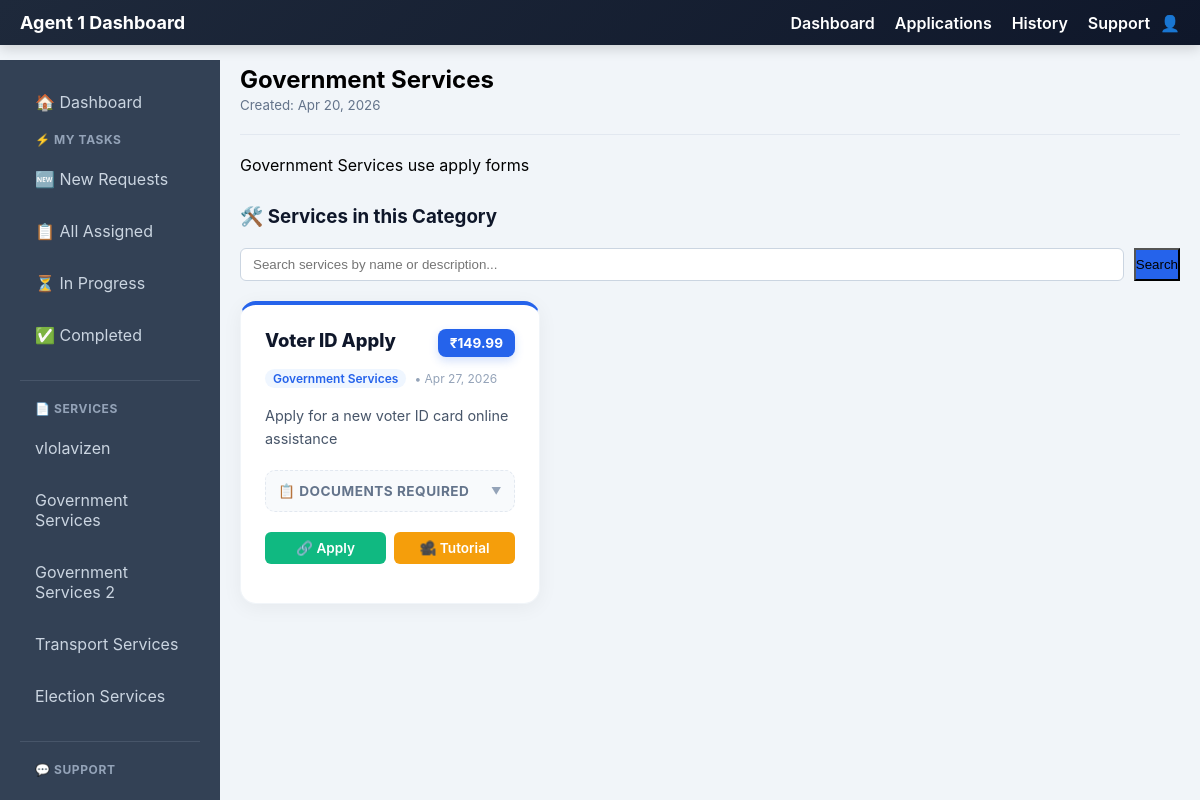
Page /adminsite/page/2/ (signed in) on the committed database.
### services/models.py (models this page shows, shortened)
class Page(models.Model):
    title = models.CharField(max_length=100)
    description = models.TextField()
    created_at = models.DateTimeField(auto_now_add=True)

class Service(models.Model):
    name = models.CharField(max_length=100)
    description = models.TextField()
    charges = models.DecimalField(max_digits=10, decimal_places=2, default=0.00, help_text="Service charges amount")
    documents_required = models.TextField(blank=True, help_text="List of required documents")
    tutorial_link = models.URLField(blank=True, help_text="YouTube or tutorial video link")
    apply_link = models.URLField(blank=True, help_text="Link to apply for this service")
    minimum_age = models.PositiveSmallIntegerField(default=0, help_text="Minimum age required to apply for this service")
    page = models.ForeignKey('Page', on_delete=models.SET_NULL, null=True, blank=True, related_name='services', help_text="Assign to a specific page")
    created_at = models.DateTimeField(auto_now_add=True)

### services/views.py (the view)
# urls.py: path('adminsite/page/<int:page_id>/', views.view_custom_page, name='view_custom_page'),
@login_required
@role_required(['ADMIN', 'USER', 'AGENT1', 'AGENT2'])
def view_custom_page(request, page_id):
    page = get_object_or_404(Page, id=page_id)
    pages = Page.objects.all()
    services = Service.objects.filter(page=page).order_by('-id')
    search_query = request.GET.get('search_services')
    if search_query:
        services = services.filter(Q(name__icontains=search_query) | Q(description__icontains=search_query))
    template_name = 'admin-site/dynamic_page.html'
    if request.user.role == 'AGENT1':
        template_name = 'agent1-site/dynamic_page.html'
    return render(request, template_name, {
        'page': page,
        'pages': pages,
        'services': services,
        'search_query_services': search_query, # Pass back for input value
    })

### services/context_processors.py (called while the page is built)
def admin_pages(request):
    if request.path.startswith('/adminsite/'):
        return {'pages': Page.objects.all()}
    return {'pages': []}

### services/templatetags/custom_filters.py (called while the page is built)
@register.filter
def split(value, arg):
    return str(value).split(arg)

@register.filter
def trim(value):
    return str(value).strip()

### services/views.py (called while the page is built, shortened)
def role_required(allowed_roles):
    def decorator(view_func):
        @wraps(view_func)
        def _wrapped_view(request, *args, **kwargs):
            if not request.user.is_authenticated:
                return redirect(reverse('login') + '?next=' + request.path)
            is_permitted = request.user.role in allowed_roles
            if 'ADMIN' in allowed_roles and (request.user.is_staff or request.user.is_superuser):
                is_permitted = True
            return view_func(request, *args, **kwargs)
        return _wrapped_view
    return decorator

### services/templates/agent1-site/dynamic_page.html (shortened to what this page needs)
{% extends 'agent1-site/base-agent1.html' %}
{% load custom_filters %}
{% block content %}
<div class="card" style="margin-bottom: 30px;">
    <div class="flex items-center justify-between">
        <h2>{{ page.title }}</h2>
        <small style="color: #64748b;">Created: {{ page.created_at|date:"M d, Y" }}</small>
    </div>
    <hr style="margin: 20px 0; border: 0; border-top: 1px solid #e2e8f0;">
    <div class="content-body">
        {{ page.description|linebreaks }}
    </div>
</div>
<div style="margin-top: 30px;">
    <div style="display: flex; justify-content: space-between; align-items: center; margin-bottom: 20px;">
        <h3 style="margin: 0; color: #0f172a;">🛠️ Services in this Category</h3>
    </div>
    <div style="margin-bottom: 20px; display: flex; gap: 10px; align-items: center;">
        <form method="get" action="{% url 'view_custom_page' page.id %}" style="display: flex; gap: 10px; width: 100%;">
            <input type="text" name="search_services" placeholder="Search services by name or description..."
                   value="{{ search_query_services|default:'' }}"
                   style="flex-grow: 1; padding: 8px 12px; border: 1px solid #cbd5e1; border-radius: 6px;">
            <button type="submit" class="btn btn-small" style="background-color: #2563eb;">Search</button>
        </form>
    </div>
    {% if services %}
    <div style="display: grid; grid-template-columns: repeat(auto-fill, minmax(300px, 1fr)); gap: 20px;">
        {% for service in services %}
        <div style="background: white; border-radius: 16px; padding: 24px; box-shadow: 0 4px 20px rgba(0,0,0,0.05); border: 1px solid #f1f5f9; border-top: 4px solid #2563eb; display: flex; flex-direction: column; transition: all 0.3s cubic-bezier(0.4, 0, 0.2, 1);"
             onmouseover="this.style.transform='translateY(-8px)'; this.style.boxShadow='0 20px 25px -5px rgba(0, 0, 0, 0.1), 0 10px 10px -5px rgba(0, 0, 0, 0.04)';"
             onmouseout="this.style.transform='translateY(0)'; this.style.boxShadow='0 4px 20px rgba(0,0,0,0.05)';">
            <div style="display: flex; justify-content: space-between; align-items: flex-start; margin-bottom: 12px;">
                <h3 style="margin: 0; color: #0f172a; font-size: 1.15rem; font-weight: 800; line-height: 1.3;">{{ service.name }}</h3>
                <span style="background: #2563eb; color: white; font-weight: 700; padding: 6px 12px; border-radius: 8px; font-size: 0.85rem; box-shadow: 0 4px 10px rgba(37, 99, 235, 0.2);">₹{{ service.charges }}</span>
            </div>
            <div style="display: flex; align-items: center; gap: 8px; margin-bottom: 16px;">
                <span style="font-size: 0.75rem; color: #2563eb; background: #eff6ff; padding: 2px 8px; border-radius: 20px; font-weight: 600;">{{ service.page.title|default:"General" }}</span>
                <span style="font-size: 0.75rem; color: #94a3b8;">• {{ service.created_at|date:"M d, Y" }}</span>
            </div>
            <p style="color: #475569; font-size: 0.9rem; line-height: 1.6; margin-bottom: 20px; flex-grow: 1;">{{ service.description|truncatewords:20 }}</p>
            {% if service.documents_required %}
            <details style="background: #f8fafc; padding: 12px; border-radius: 10px; margin-bottom: 20px; border: 1px dashed #e2e8f0; cursor: pointer; transition: all 0.3s;">
                <summary style="font-size: 0.85rem; color: #64748b; text-transform: uppercase; letter-spacing: 0.5px; font-weight: 700; list-style: none; display: flex; justify-content: space-between; align-items: center;">
                    <span>📋 Documents Required</span>
                    <span style="font-size: 10px; color: #94a3b8;">▼</span>
                </summary>
            </details>
            {% endif %}
            <div style="display: flex; gap: 8px; margin-bottom: 15px;">
                {% if service.apply_link %}<a href="{{ service.apply_link }}" target="_blank" style="flex: 1; text-align: center; background: #10b981; color: white; text-decoration: none; padding: 8px; border-radius: 6px; font-size: 0.85rem; font-weight: 600;">🔗 Apply</a>{% endif %}
                {% if service.tutorial_link %}<a href="{{ service.tutorial_link }}" target="_blank" style="flex: 1; text-align: center; background: #f59e0b; color: white; text-decoration: none; padding: 8px; border-radius: 6px; font-size: 0.85rem; font-weight: 600;">🎥 Tutorial</a>{% endif %}
            </div>
        </div>
        {% endfor %}
    </div>
    {% else %}
    <p style="color: #64748b; font-style: italic;">No services have been assigned to this page yet.</p>
    {% endif %}
</div>
{% endblock %}

### services/templates/agent1-site/base-agent1.html (shortened to what this page needs)
{% load static %}
<!DOCTYPE html>
<html lang="en">
<head>
</head>
<body>
<div class="navbar">
    <div class="navbar-left">
        <a href="{% url 'agent1_dashboard' %}" class="navbar-brand">Agent 1 Dashboard</a>
    </div>
    <div class="nav-left" id="navLeft">
        <a href="{% url 'agent1_dashboard' %}">Dashboard</a>
        <a href="{% url 'apply_details' %}">Applications</a>
        <a href="{% url 'agent1_completed' %}">History</a>
        <a href="{% url 'agent1_contact' %}">Support</a>
    </div>
    <div class="nav-right">
        👤 {{ user.get_full_name }}
    </div>
</div>
<div class="container">
    <div class="sidebar" id="agentSidebar">
        <a href="{% url 'agent1_dashboard' %}">🏠 Dashboard</a>
        <div class="sidebar-section">
            <span class="sidebar-title">⚡ My Tasks</span>
            <a href="{% url 'agent1_dashboard' %}?status=Under+Review">🆕 New Requests</a>
            <a href="{% url 'agent1_dashboard' %}">📋 All Assigned</a>
            <a href="{% url 'agent1_dashboard' %}?status=In+Progress">⏳ In Progress</a>
            <a href="{% url 'agent1_dashboard' %}?status=Completed">✅ Completed</a>
        </div>
        <div class="sidebar-section">
            <span class="sidebar-title">📄 Services</span>
            {% if pages %}
                {% for p in pages %}
                    <a href="{% url 'view_custom_page' p.id %}">{{ p.title }}</a>
                {% endfor %}
            {% else %}
                <p style="color: #94a3b8; font-size: 13px; margin: 5px 10px;">No pages created</p>
            {% endif %}
        </div>
        <div class="sidebar-section">
            <span class="sidebar-title">💬 Support</span>
            <a href="{% url 'agent1_contact' %}">Contact Admin</a>
        </div>
    </div>
    <div class="main">
        {% block content %}{% endblock %}
    </div>
</div>
</body>
</html>

### services/templates/agent1-site/base-agent1.html (style rules this page uses)
* { margin: 0; padding: 0; box-sizing: border-box; }
body { font-family: -apple-system, BlinkMacSystemFont, 'Segoe UI', 'Roboto', Arial, sans-serif; background: #f1f5f9; overflow-x: hidden; }
.navbar { background: linear-gradient(135deg, #1e293b 0%, #0f172a 100%); color: white; display: flex; justify-content: space-between; align-items: center; padding: 12px 20px; position: sticky; top: 0; z-index: 999; box-shadow: 0 4px 12px rgba(0, 0, 0, 0.15); flex-wrap: wrap; gap: 10px; }
.navbar-left { display: flex; align-items: center; gap: 15px; flex: 1; }
.navbar-brand { font-size: 18px; font-weight: 700; color: white; text-decoration: none; }
.nav-left { display: flex; gap: 20px; align-items: center; }
.nav-left a { color: white; text-decoration: none; font-weight: 600; transition: all 0.3s ease; position: relative; }
.nav-left a::after { content: ''; position: absolute; bottom: -4px; left: 0; width: 0; height: 2px; background: #3b82f6; transition: width 0.3s ease; }
.nav-right { font-weight: bold; white-space: nowrap; }
.container { display: flex; min-height: calc(100vh - 60px); }
.sidebar { width: 220px; background: #334155; color: white; padding: 20px; position: fixed; left: 0; top: 60px; height: calc(100vh - 60px); overflow-y: auto; z-index: 900; transition: transform 0.3s ease; }
.sidebar a { display: block; color: #cbd5e1; text-decoration: none; padding: 12px 15px; border-radius: 6px; margin-bottom: 8px; transition: all 0.3s ease; }
.sidebar-section { margin-bottom: 20px; padding-bottom: 15px; border-bottom: 1px solid #475569; }
.sidebar-title { color: #94a3b8; font-size: 0.75rem; text-transform: uppercase; letter-spacing: 0.05em; font-weight: 700; margin-bottom: 10px; display: block; padding: 0 15px; }
.main { flex: 1; margin-left: 220px; padding: 20px; overflow-y: auto; }

### rows in the picture
Page: title "vlolavizen"
Page: title "Government Services", created_at "Apr 20, 2026", description "Government Services use apply forms"
Page: title "Government Services 2"
Page: title "Transport Services"
Page: title "Election Services"
Service: name "Voter ID Apply", charges "149.99", page "Government Services", created_at "Apr 27, 2026", description "Apply for a new voter ID card online assistance"
